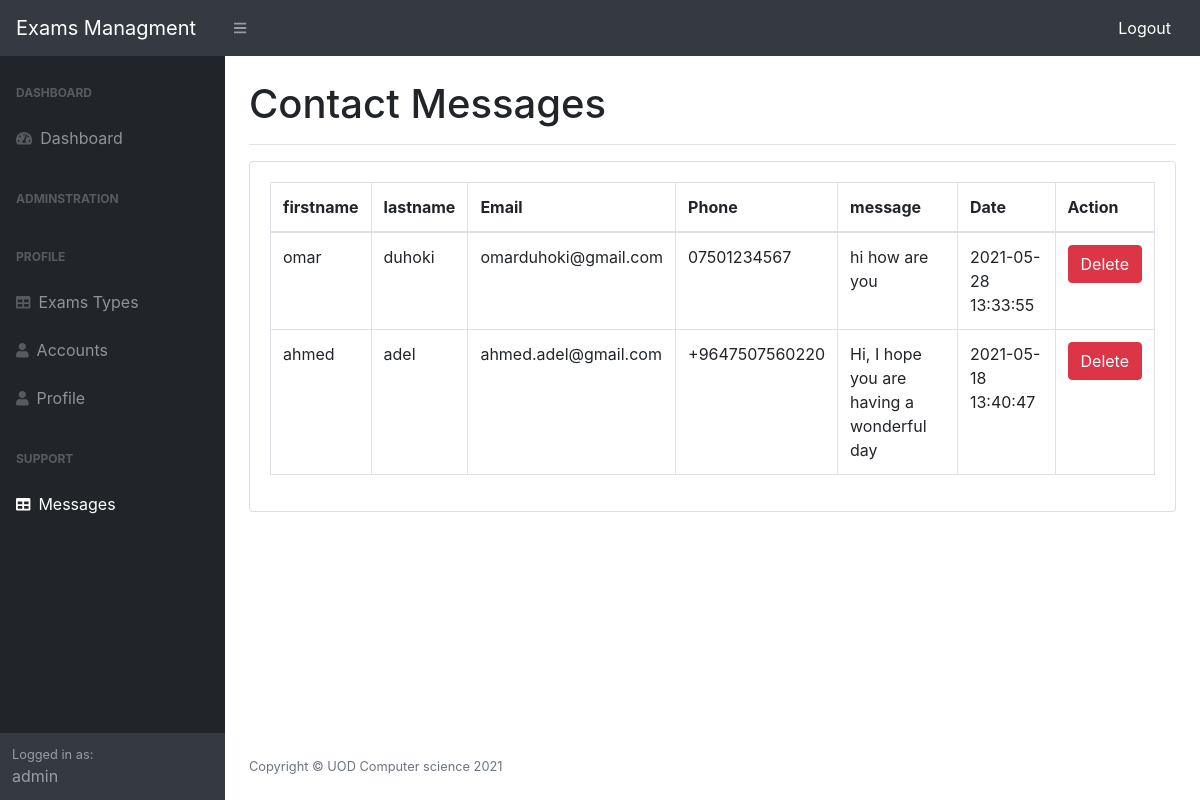
Screenshot of /admin/messages.php (signed in) with the database file from the repository.
### tables this page shows
CREATE TABLE `messages` (
  `message_id` int(11) NOT NULL,
  `firstname` varchar(255) NOT NULL,
  `lastname` varchar(255) NOT NULL,
  `email` varchar(255) NOT NULL,
  `phone` varchar(255) NOT NULL,
  `message` text NOT NULL,
  `create_date` timestamp NOT NULL DEFAULT current_timestamp()
);

### admin/messages.php (the view, shortened to what this page needs)
<?php
require_once 'header.php';
?>
            <div id="layoutSidenav_content">
                <main>
                    <div class="container-fluid">
                        <h1 class="mt-4">Contact Messages</h1>
                        <hr>
                        <div class="card mb-4">
                            <div class="card-body">
                                <div class="table-responsive">
                                <table class="table table-bordered" width="100%" cellspacing="0">
                                        <thead>
                                            <tr>
                                                    <th>firstname</th>
                                                    <th>lastname</th>
                                                    <th>Email</th>
                                                    <th>Phone</th>
                                                    <th>message</th>
                                                    <th>Date</th>
                                                    <th>Action</th>
                                                </tr>
                                        </thead>
                                        <tbody>
                                            <?php
                                                 $query = "SELECT * from messages order by message_id DESC";
                                                 $run = mysqli_query($con,$query) or die('mysql error');
                                                 while ($user = mysqli_fetch_assoc($run)) {
                                                    echo '<tr>
                                                      <td>'.$user['firstname'].'</td>
                                                        <td>'.$user['lastname'].'</td>
                                                        <td>'.$user['email'].'</td>
                                                        <td>'.$user['phone'].'</td>
                                                        <td>'.$user['message'].'</td>
                                                        <td>'.$user['create_date'].'</td>
                                                       <td>
                                                       <a class="btn btn-danger" href="?delete='.$user['message_id'].'" onclick="return confirm(\'Are you sure you want to delete this Account?\');">Delete</a>
                                                       </td>
                                                    </tr>
                                                    ';
                                                  }
                                            ?>
                                        </tbody>
                                    </table>
                                </div>
                            </div>
                        </div>
                    </div>
                </main>
<?php
require_once 'footer.php';
?>

### rows the page displays
messages: firstname "omar", lastname "duhoki", email "omarduhoki@gmail.com", phone "07501234567", message "hi how are you", create_date "2021-05-28 13:33:55"
messages: firstname "ahmed", lastname "adel", email "ahmed.adel@gmail.com", phone "+9647507560220", message "Hi, I hope you are having a wonderful day", create_date "2021-05-18 13:40:47"

### other values shown
$_SESSION['user-role'] "admin"
